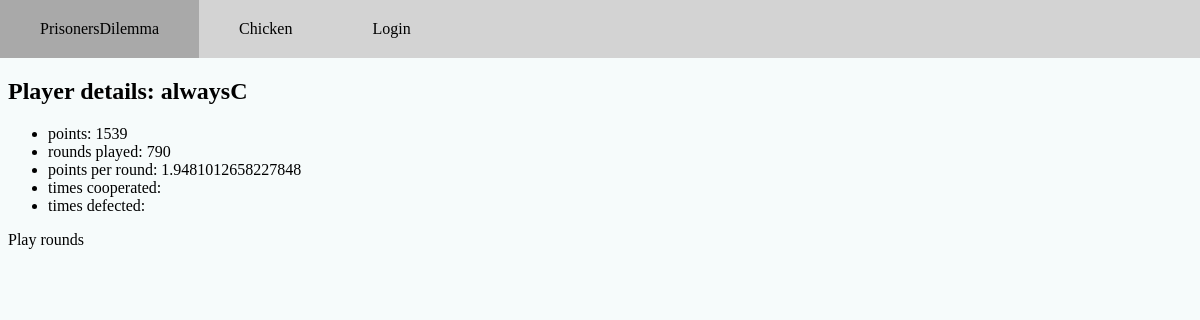
Screenshot of /games/playerDetail/4 (signed in) with the database file from the repository.
### games/models.py (models this page shows, shortened)
class Player(models.Model):
    name = models.TextField(max_length=100, default="default")
    user = models.ForeignKey(User, related_name="players", on_delete=models.CASCADE)
    strategy = models.TextField(default="default")
    points = models.IntegerField(default=0)
    rounds_played = models.IntegerField(default=0)
    points_per_round = models.FloatField(default=0)
    game = models.ForeignKey(Game, related_name= 'players', on_delete=models.CASCADE)

### games/views.py (the view)
# urls.py: path("playerDetail/<int:pk>", views.playerDetail.as_view(), name="playerDetail"),
class playerDetail(generic.DetailView):
    model = Player
    template_name = "games/playerDetail.html"

### games/templates/games/playerDetail.html (shortened to what this page needs)
{% extends 'registration/loggedInBase.html' %}
{% block content %}
{% load my_tags %}
<h2>Player details: {{player.name}}</h2>
<ul>
    <li>points: {{player.points}}</li>
    <li>rounds played: {{player.rounds_played}}</li>
    <li>points per round: {{player.points_per_round}}</li>
    <li>times cooperated: {{player.timesC}}</li>
    <li>times defected: {{player.timesD}}</li>
</ul>
<a href= {% url "games:playRounds" player.id%}>Play rounds</a>
{% endblock %}

### prisonersDilemnaWeb/static/css/style.css (style rules this page uses)
body { margin: 0; background-color: #f6fbfb; }
a { text-decoration: none; color: black; }

### rows the page displays
Player: name "alwaysC", points "1539", rounds_played "790", points_per_round "1.9481012658227848"
